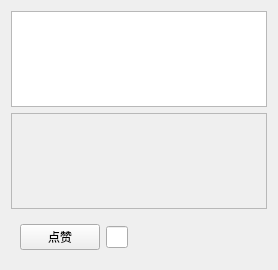
                            <widget class="QWidget" name="socialpage_2">
                             <layout class="QVBoxLayout" name="verticalLayout_24" stretch="4,4,0">
                              <item>
                               <widget class="QTextEdit" name="textEdit_2"/>
                              </item>
                              <item>
                               <widget class="QFrame" name="frame_5">
                                <property name="frameShape">
                                 <enum>QFrame::Shape::StyledPanel</enum>
                                </property>
                                <property name="frameShadow">
                                 <enum>QFrame::Shadow::Raised</enum>
                                </property>
                               </widget>
                              </item>
                              <item>
                               <widget class="QWidget" name="widget_15" native="true">
                                <layout class="QHBoxLayout" name="horizontalLayout_31" stretch="2,1,18">
                                 <item>
                                  <widget class="QPushButton" name="btn_like">
                                   <property name="text">
                                    <string>点赞</string>
                                   </property>
                                  </widget>
                                 </item>
                                 <item>
                                  <widget class="QLineEdit" name="like_line"/>
                                 </item>
                                 <item>
                                  <widget class="QLabel" name="label_21">
                                   <property name="text">
                                    <string/>
                                   </property>
                                  </widget>
                                 </item>
                                </layout>
                               </widget>
                              </item>
                             </layout>
                            </widget>
